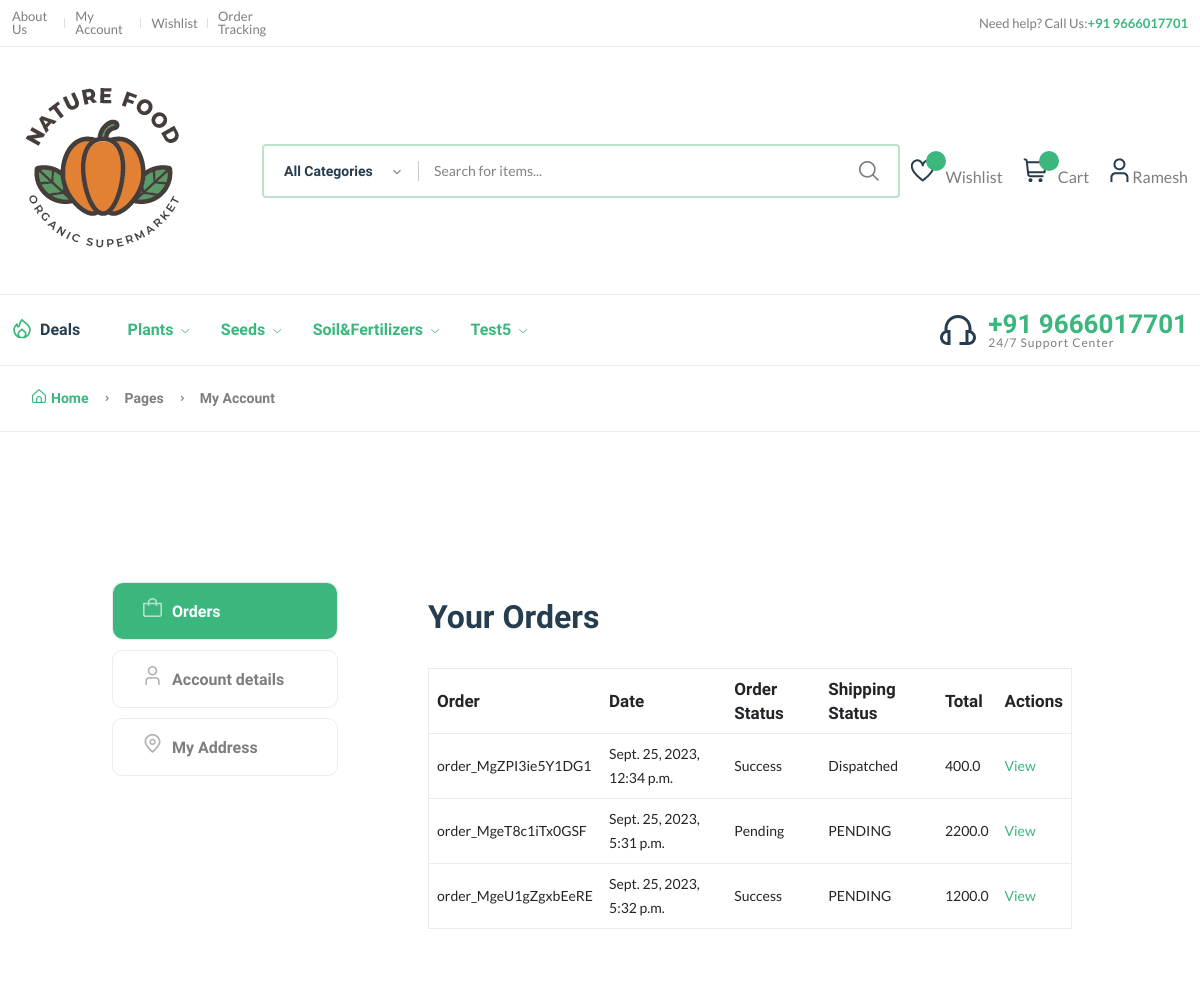
The app's page /account/ (signed in) with its own data.
### adminmanager/models.py (models this page shows)
class  SettingsModel(models.Model):
    title = models.CharField(max_length=200, blank=True, null=True)
    phone = models.CharField(max_length=200, blank=True, null=True)
    email = models.CharField(max_length=200, blank=True, null=True)
    logo = models.ImageField(upload_to='sitelogo/')
    address = models.TextField( blank=True, null=True)
    status = models.BooleanField(default=True)

### accountmanager/models.py (models this page shows, shortened)
class User(auth_models.AbstractBaseUser, models.Model):
    name = models.CharField(max_length=200)
    email = models.EmailField(max_length=200)
    phone = models.CharField(max_length=15,unique=True)
    dob = models.CharField(max_length=20, null=True, blank=True)
    profile_pic = models.ImageField(upload_to='profile', default='', null=True, blank=True)
    is_active = models.BooleanField(default=True)
    is_staff = models.BooleanField(default=False)
    is_superuser= models.BooleanField(default=True)
    is_admin = models.BooleanField(default=False)
    is_user = models.BooleanField(default=False)
    USERNAME_FIELD = 'phone'
    objects = UserManager()
    REQUIRED_FIELDS = ['name']

### categorymanager/models.py (models this page shows)
class CategoryModel(models.Model):
    title = models.CharField(max_length=200)
    status = models.BooleanField(default=1, null=True, blank=True)
    @property
    def sucat_list(self):
        return self.category.all()

### ordermanager/models.py (models this page shows, shortened)
class OrderModel(models.Model):
    orderid     = models.CharField(max_length=200, null=True, blank=True)
    orderquentity     = models.IntegerField(default=0)
    orderprice  =  models.DecimalField(max_digits=6, decimal_places=2, null=True, blank=True)
    orderdate   = models.DateTimeField(auto_now_add=True)
    orderby     =  models.ForeignKey(User, on_delete=models.CASCADE)
    paymentid =  models.CharField(max_length=200, null=True, blank=True)
    paymentmethod =  models.CharField(max_length=200, null=True, blank=True)
    shippingid =  models.CharField(max_length=200, null=True, blank=True)
    name = models.CharField(_("Customer Name"), max_length=254, blank=False, null=False)
    amount = models.FloatField(_("Amount"), null=False, blank=False)
    status = models.CharField(
        _("Payment Status"),
        default=PaymentStatus.PENDING,
        max_length=254,
        blank=False,
        null=False,
    )
    provider_order_id = models.CharField(
        _("Order ID"), max_length=40, null=False, blank=False
    )
    payment_id = models.CharField(
        _("Payment ID"), max_length=36, null=False, blank=False
    )
    signature_id = models.CharField(
        _("Signature ID"), max_length=128, null=False, blank=False
    )
    @property
    def shippingDetails(self):
        data = self.orderproduct.all().filter(orderid=self)
        if data:
            if data.first().shipping_state == 'SHIPPED':
                return "Dispatched"
            return data.first().shipping_state
        return "PENDING"

class OrderProductsModel(models.Model):
    orderid = models.ForeignKey(OrderModel, on_delete=models.CASCADE, related_name='orderproduct')
    productid = models.ForeignKey(ProductModel, on_delete=models.DO_NOTHING)
    productQuntity = models.IntegerField(null=True, blank=True)
    shipping_state =  models.CharField(max_length=50, choices=(
        ('SHIPPED', 'Dispatched'),
        ('DELIVERED', 'Delivered'),
        ('RETURNED', 'Returned'),
         ('CANCELED', 'Canceled'),  ),
        default='PENDING',
    )

### accountmanager/views.py (the view, shortened to what this page needs)
# urls.py: path('account/', accountViews.account),
def account(request):
    settingsdata = SettingsModel.objects.all().first()
    shipment= ShippmentModel.objects.filter(user= request.user)
    settingsdata = SettingsModel.objects.all().first()
    categories = CategoryModel.objects.all()
    orders = OrderModel.objects.filter(orderby=request.user)
    return render(request, 'frontend/account.html', {"categories": categories,   "settingsdata":settingsdata,"settingsdata":settingsdata, "shipment" : shipment, "orders":orders})

### templates/frontend/account.html (shortened to what this page needs)
{% extends "frontend/base.html" %}
{%load static%}
{% block content %}
    <div class="page-header breadcrumb-wrap">
        <div class="container">
            <div class="breadcrumb">
                <a href="index.html" rel="nofollow"><i class="fi-rs-home mr-5"></i>Home</a>
                <span></span> Pages <span></span> My Account
            </div>
        </div>
    </div>
    <div class="page-content pt-150 pb-150">
        <div class="container">
            <div class="row">
                <div class="col-lg-10 m-auto">
                    <div class="row">
                        <div class="col-md-3">
                            <div class="dashboard-menu">
                                <ul class="nav flex-column" role="tablist">
                                    <li class="nav-item">
                                        <a class="nav-link  active" id="orders-tab" data-bs-toggle="tab" href="#orders" role="tab" aria-controls="orders" aria-selected="false"><i class="fi-rs-shopping-bag mr-10"></i>Orders</a>
                                    </li>
                                    <li class="nav-item">
                                        <a class="nav-link " id="account-detail-tab" data-bs-toggle="tab" href="#account-detail" role="tab" aria-controls="account-detail" aria-selected="true"><i class="fi-rs-user mr-10"></i>Account details</a>
                                    </li>
                                    <li class="nav-item">
                                        <a class="nav-link" id="address-tab" data-bs-toggle="tab" href="#address" role="tab" aria-controls="address" aria-selected="true"><i class="fi-rs-marker mr-10"></i>My Address</a>
                                    </li>
                                </ul>
                            </div>
                        </div>
                        <div class="col-md-9">
                            <div class="tab-content account dashboard-content pl-50">
                                <div class="tab-pane fade   active show" id="orders" role="tabpanel" aria-labelledby="orders-tab">
                                    <div class="card">
                                        <div class="card-header">
                                            <h3 class="mb-0">Your Orders</h3>
                                        </div>
                                        <div class="card-body">
                                            <div class="table-responsive">
                                                <table class="table">
                                                    <thead>
                                                        <tr>
                                                            <th>Order</th>
                                                            <th>Date</th>
                                                            <th>Order Status</th>
                                                            <th>Shipping Status</th>
                                                            <th>Total</th>
                                                            <th>Actions</th>
                                                        </tr>
                                                    </thead>
                                                    <tbody>
                                                        {%for order in   orders %}
                                                        <tr>
                                                            <td>{{order.provider_order_id}} </td>
                                                            <td>{{order.orderdate}}</td>
                                                            <td>{{order.status}}</td>
                                                            <td>{{order.shippingDetails}}</td>
                                                            <td>{{order.amount}}</td>
                                                            <td><a href="/orderdetails/?orderid={{order.id}}" class="btn-small d-block">View</a></td>
                                                        </tr>
                                                       {%endfor%}
                                                    </tbody>
                                                </table>
                                            </div>
                                        </div>
                                    </div>
                                </div>
                            </div>
                        </div>
                    </div>
                </div>
            </div>
        </div>
    </div>
    {%endblock%}

### templates/frontend/base.html (shortened to what this page needs)
{%load static%}
<!DOCTYPE html>
<html class="no.js" lang="en">
<head>
    <link rel="stylesheet" href="{% static '/frontend/assets/css/plugins/animate.min.css' %}" />
    <link rel="stylesheet" href="{% static '/frontend/assets/css/main.css' %}" />
</head>
<body>
    <header class="header-area header-style-1 header-height-2">
        <div class="header-top header-top-ptb-1 d-none d-lg-block">
            <div class="container">
                <div class="row align-items-center">
                    <div class="col-xl-3 col-lg-4">
                        <div class="header-info">
                            <ul>
                                <li><a href="/aboutus/">About Us</a></li>
                                <li><a href="/account/">My Account</a></li>
                                <li><a href="/wishlist/">Wishlist</a></li>
                                <li><a href="/account/">Order Tracking</a></li>
                            </ul>
                        </div>
                    </div>
                    <div class="col-xl-6 col-lg-4">
                        <div class="text-center">
                        </div>
                    </div>
                    <div class="col-xl-3 col-lg-4">
                        <div class="header-info header-info-right">
                            <ul>
                                <li>Need help? Call Us: <strong class="text-brand"> +91  {{settingsdata.phone}}</strong></li>
                            </ul>
                        </div>
                    </div>
                </div>
            </div>
        </div>
        <div class="header-middle header-middle-ptb-1 d-none d-lg-block">
            <div class="container">
                <div class="header-wrap">
                    <div class="logo logo-width-1">
                        <a href="/"><img src="/products/{{settingsdata.logo}}" alt="logo" /></a>
                    </div>
                    <div class="header-right">
                        <div class="search-style-2">
                            <form action="#">
                                <input type="text" placeholder="Search for items..." />
                            </form>
                        </div>
                        <div class="header-action-right">
                            <div class="header-action-2">
                                <div class="header-action-icon-2">
                                    <a href="shop-wishlist.html">
                                        <img class="svgInject" alt="Nest" src="{% static   '/frontend/assets/imgs/theme/icons/icon-heart.svg'  %}" />
                                        <span class="pro-count blue" id="wishlist">{{wishlist_count}}</span>
                                    </a>
                                    <a href="/wishlist"><span class="lable">Wishlist</span></a>
                                </div>
                                <div class="header-action-icon-2">
                                    <a class="mini-cart-icon" href="javascript:void(0)">
                                        <img alt="Nest" src="{% static   '/frontend/assets/imgs/theme/icons/icon-cart.svg'  %}" />
                                        <span class="pro-count blue" id="cartcount"></span>
                                    </a>
                                    <a href="/cart/?detail=true"><span class="lable">Cart</span></a>
                                </div>
                                <div class="header-action-icon-2">
                                    <a href="/account/">
                                        <img class="svgInject" alt="Nest" src="{% static   '/frontend/assets/imgs/theme/icons/icon-user.svg'  %}" />
                                    </a>
                                    {% if request.user.is_authenticated %}
                                    <a href="/account/"><span class="lable ml-0"> {{ request.user.name }}</span></a>
                                    {% else %}
                                    <a href="/userlogin/"><span class="lable ml-0">Login</span></a>{% endif %}
                                </div>
                            </div>
                        </div>
                    </div>
                </div>
            </div>
        </div>
        <div class="header-bottom header-bottom-bg-color sticky-bar">
            <div class="container">
                <div class="header-wrap header-space-between position-relative">
                    <div class="header-nav d-none d-lg-flex">
                        <div class="main-menu main-menu-padding-1 main-menu-lh-2 d-none d-lg-block font-heading">
                            <nav>
                                <ul>
                                    <li class="hot-deals"><img src="{% static   '/frontend/assets/imgs/theme/icons/icon-hot.svg'  %}" alt="hot deals" /><a href="javascript:void(0)">Deals</a></li>
                                     {%for category in categories%}
                                    <li>
                                        <a class="active" href="javascript:void(0)">{{category.title}} <i class="fi-rs-angle-down"></i></a>
                                    </li>
                                    {%endfor%}
                                </ul>
                            </nav>
                        </div>
                    </div>
                    <div class="hotline d-none d-lg-flex">
                        <img src="{% static   '/frontend/assets/imgs/theme/icons/icon-headphone.svg'  %}" alt="hotline" />
                        <p>+91  {{settingsdata.phone}}<span> 24/7 Support Center</span></p>
                    </div>
                </div>
            </div>
        </div>
    </header>
    <main class="main">
        {% block content %}
        {% endblock %}
    </main>
</body>
</html>

### records on screen
SettingsModel: phone "9666017701", logo (picture)
User: user.name "Ramesh"
CategoryModel: title "Plants"
CategoryModel: title "Seeds"
CategoryModel: title "Soil&Fertilizers"
CategoryModel: title "Test5"
OrderModel: provider_order_id "order_MgZPI3ie5Y1DG1", orderdate "Sept. 25, 2023, 12:34 p.m.", status "Success", shippingDetails "Dispatched", amount "400.0"
OrderModel: provider_order_id "order_MgeT8c1iTx0GSF", orderdate "Sept. 25, 2023, 5:31 p.m.", status "Pending", shippingDetails "PENDING", amount "2200.0"
OrderModel: provider_order_id "order_MgeU1gZgxbEeRE", orderdate "Sept. 25, 2023, 5:32 p.m.", status "Success", shippingDetails "PENDING", amount "1200.0"
